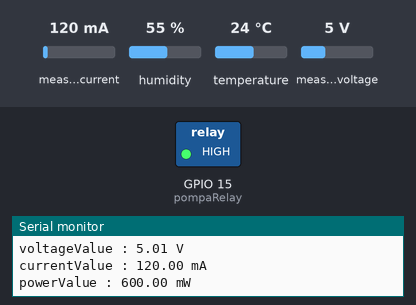
Recording of a sketch running on a simulated ESP32. Shown: switched loads named in the sketch (green lamp = pin HIGH), the last lines printed to the serial monitor. The inputs (shaded band) are chosen by the test bench; at power-on: temperature 24 °C, measured current 120 mA, humidity 55 %, measured voltage 5 V. WiFi joins after 1.5 s; servers stay silent unless stated.

Above: at 3.0 s.
3.1 s: temperature set to 39.2 °C
6.0 s: temperature set to 40.5 °C
At 9.4 s:
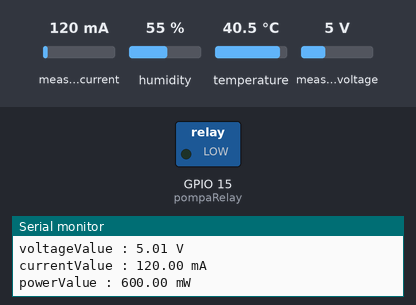
10.4 s: temperature set to 35.8 °C
14.1 s: temperature set to 34.7 °C
At 18.0 s:
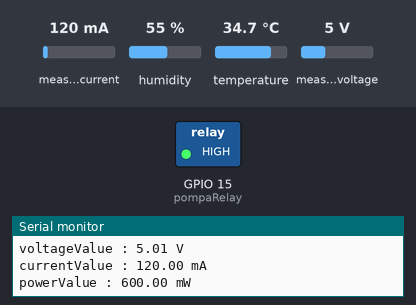
18.5 s: temperature set to 41 °C
At 22.4 s:
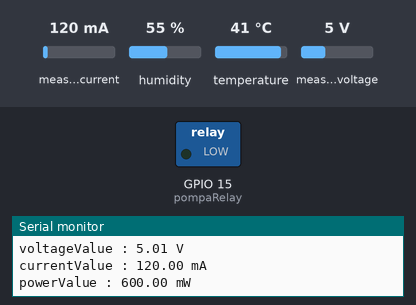
Timing chart, 0 to 23.6 s (numbered marks = the images above; inputs shaded):
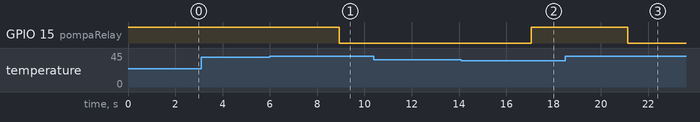

Measured:
- the behaviour switches between 40 and 40.1 °C on temperature (found by bisection; images 0 and 1)
- the behaviour switches between 35.1 and 35 °C on temperature (found by bisection; images 1 and 2)
- after the input at 6.0 s, GPIO 15 (pompaRelay): HIGH → LOW after 2.9 s
- after the input at 14.1 s, GPIO 15 (pompaRelay): LOW → HIGH after 3.0 s
- after the input at 18.5 s, GPIO 15 (pompaRelay): HIGH → LOW after 2.6 s

The sketch:

esp32.ino
```cpp
#define BLYNK_TEMPLATE_ID "TMPL61IxapWdA"
#define BLYNK_TEMPLATE_NAME "ESP32"
#define BLYNK_AUTH_TOKEN "ICfMQqpE867-F7YvRUOehw5CPgQO8pGz"
#define Web_App_URL   "https://script.google.com/macros/s/AKfycbyHoMOOxLJLqL0TGfHlv_w7ezHphhurnto_Z5ebDQMRCbdCyID9e4_4lw6WASO8qAkXhw/exec"

#include <DHT.h>
#include "WiFi.h"
#include <HTTPClient.h>
#include <BlynkSimpleEsp32.h>
#include <Wire.h>
#include <Adafruit_INA219.h>

#define dht22 4
#define pompaRelay 15

#define ssid      "PAK CIK"
#define password  "pakboy0509"
#define auth  BLYNK_AUTH_TOKEN

Adafruit_INA219 ina219;
DHT dht(dht22, DHT22);

unsigned long previousMillis = 0;
const unsigned long interval = 60000;

float humidity, temperature;
float shuntvoltage = 0;
float busvoltage = 0;
float current_mA = 0;
float loadvoltage = 0;
float power_mW = 0;

bool statusPompa;
static String Status_Read_Sensor = "";

void connectWifi(){
  WiFi.mode(WIFI_STA);
  WiFi.begin(ssid, password);
  Blynk.begin(auth, ssid, password, "blynk.cloud", 80);
  while (WiFi.status() != WL_CONNECTED) {
        delay(500);
    } Blynk.run();
    Serial.println("Wifi Terhubung");
}

void sendDataToSpreadsheet(){
    String Send_Data_URL = String(Web_App_URL) + "?sts=writeSensor";

    Send_Data_URL += "&srs=" + Status_Read_Sensor;
    Send_Data_URL += "&T=" + String(temperature);
    Send_Data_URL += "&I=" + String(current_mA);
    Send_Data_URL += "&V=" + String(loadvoltage);
    Send_Data_URL += "&P=" + String(power_mW);

      HTTPClient http;

      http.begin(Send_Data_URL.c_str());
      http.setFollowRedirects(HTTPC_STRICT_FOLLOW_REDIRECTS);

      int httpCode = http.GET();

      String payload;
      if (httpCode > 0) {
        payload = http.getString();
      }
//      Serial.println(httpCode);
      http.end();
}

void setup(){
  Serial.begin(115200);
  pinMode(dht22, INPUT);
  pinMode(pompaRelay, OUTPUT);

  digitalWrite(pompaRelay, HIGH);
  dht.begin();

  if (! ina219.begin()) {
    Serial.println("Failed to find INA219 chip");
    while (1) { delay(10); }
  } ina219.setCalibration_32V_1A();

  connectWifi();

}

void loop(){
  Blynk.run();
  humidity = dht.readHumidity();
  temperature = dht.readTemperature();

  shuntvoltage = ina219.getShuntVoltage_mV();
  busvoltage = ina219.getBusVoltage_V();
  current_mA = ina219.getCurrent_mA();
  power_mW = ina219.getPower_mW();
  loadvoltage = busvoltage + (shuntvoltage / 1000);
  delay(1000);

  Blynk.virtualWrite(V0, temperature);
  Blynk.virtualWrite(V2, current_mA);
  Blynk.virtualWrite(V1, loadvoltage);
  Blynk.virtualWrite(V3, power_mW);

  Serial.print("humidity : "); Serial.print(humidity);  Serial.println(" %");
  Serial.print("temperature : "); Serial.print(temperature); Serial.println(" °C");
  Serial.print("voltageValue : "); Serial.print(loadvoltage); Serial.println(" V");
  Serial.print("currentValue : "); Serial.print(current_mA); Serial.println(" mA");
  Serial.print("powerValue : "); Serial.print(power_mW); Serial.println(" mW");

  if (millis() - previousMillis >= interval) {
    previousMillis = millis();
    sendDataToSpreadsheet();
  }

  if(temperature > 40){
    statusPompa = true;
    Status_Read_Sensor = "ON";
  } else if(temperature <= 35){
    statusPompa = false;
    Status_Read_Sensor = "OFF";
  }

  if(statusPompa){
    digitalWrite(pompaRelay, LOW);
    Blynk.virtualWrite(V4, LOW);
  } else {
    digitalWrite(pompaRelay, HIGH);
    Blynk.virtualWrite(V4, HIGH);
  }
}
```
